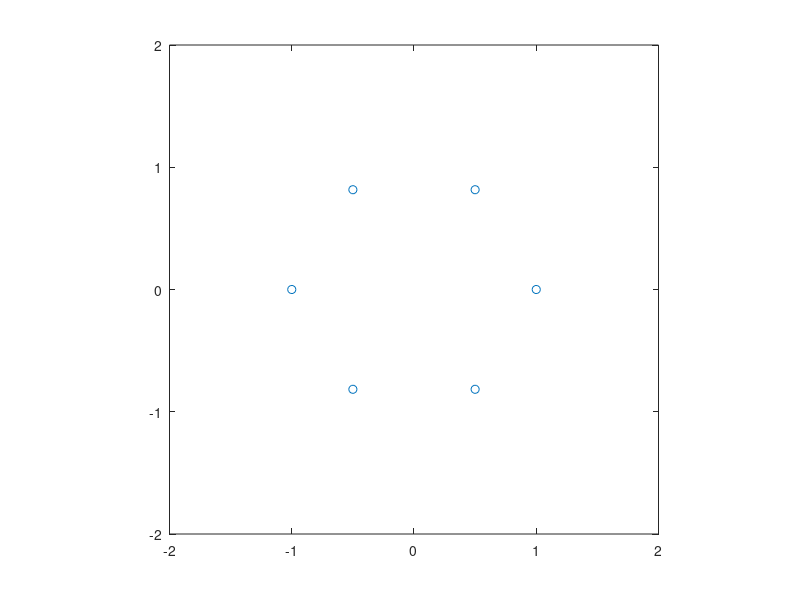

Write MATLAB code to recreate this figure. (Note: this script raises an error after producing the figure.)
clc;
clear all;
close all;
w1 = 1;
w2 = 1./2 + sin(3/pi)*1i;
w3 = -1./2 + sin(3/pi)*1i;
w4 = -1;
w5 = -1./2 - sin(3/pi)*1i;
w6 = 1./2 - sin(3/pi)*1i;
w=[w1,w2,w3,w4,w5,w6];

% z = a + ib;
figure
plot(real(w),imag(w),'o')

axis([-2 2 -2 2])
axis('square')

while true
     [x,y,button] = ginput(1);
    
    if button ~= 1
        break
    end
    
  
    axis([-2 2 -2 2])
    axis('square')
    
    
    


z1 = x + 1i*y;


f = @(z) z.^6-1; % funktion
df = @(z) 6*z.^5; % erste Ableitung 


z = newton50(f, df, z1);

x = -2:0.1:2;





plot(real(w1), 0, 'o')
hold on
plot(real(w2), 1, 'o')
hold on
plot(real(w3), 1, 'o')
hold on
plot(real(w4), 0, 'o')
hold on
plot(real(w5), -1, 'o')
hold on
plot(real(w6),-1, 'o')
hold on
plot(real(z), imag(z),'s-')
hold off

axis([-2 2 -2 2])
axis('square')

end
